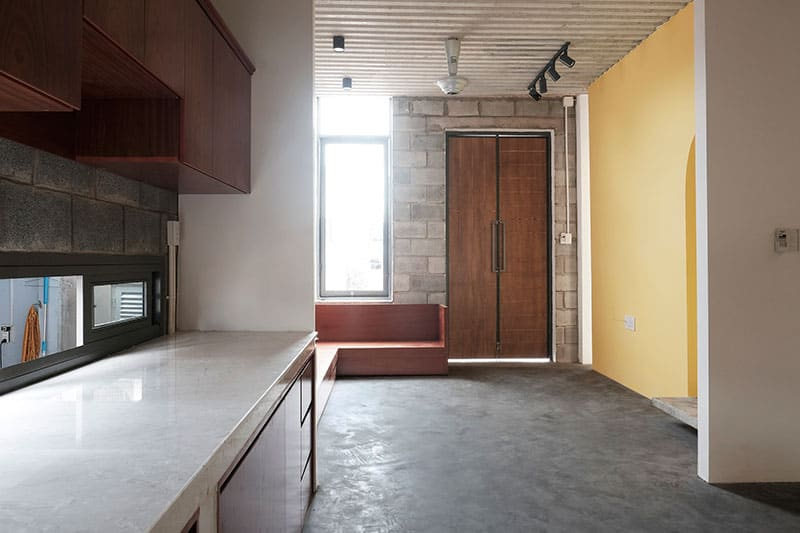
#> input picture OpenCV/Images/OpenPicture.jpg, 800 x 533 px
$ python OpenImage.py
#> lines starting #> are read from the running program, lines starting #| are printed output that depends on the picture
import cv2 as cv

IMAGE_PATH = 'Images/OpenPicture.jpg'

image = cv.imread(IMAGE_PATH)
#> image is the input picture: shape (533, 800, 3); mean B, G, R 118.7, 127.9, 139.4
cv.imshow('Image', image)

blur = cv.GaussianBlur(image, (1, 1), cv.BORDER_DEFAULT)
cv.imshow('Blur', blur)

gray = cv.cvtColor(image, cv.COLOR_BGR2HLS)
#> gray: shape (533, 800, 3); mean of channels 0, 1, 2 36, 129.2, 47.8
cv.imshow('Gray', gray)

canny = cv.Canny(image, 125, 125)
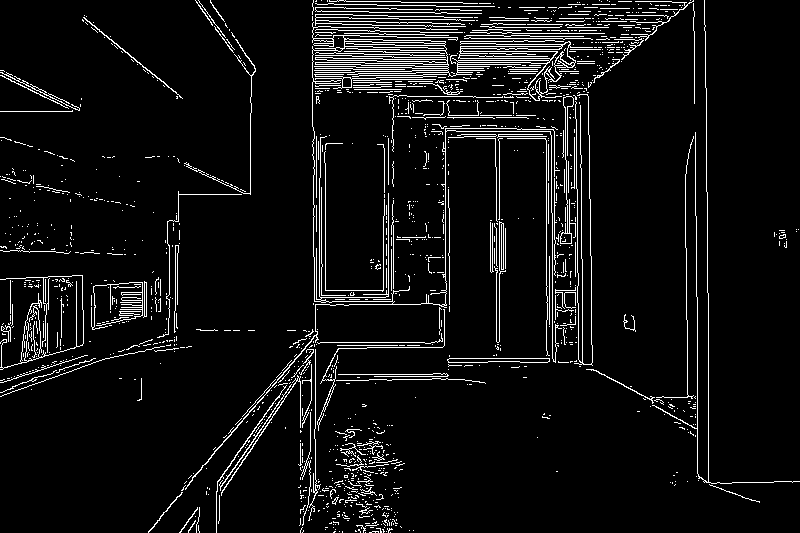
#> canny: shape (533, 800); 6.4% white in thin lines or dots
cv.imshow('Edges', canny)

dilated = cv.dilate(image, (7, 7), iterations=5)
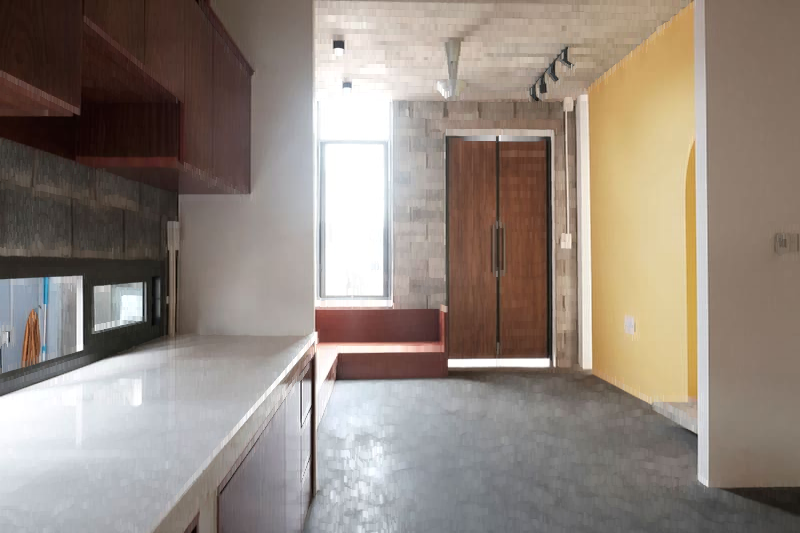
#> dilated: shape (533, 800, 3); mean B, G, R 125.9, 135.1, 146.6
cv.imshow('Dilated', dilated)

cv.waitKey(0)
